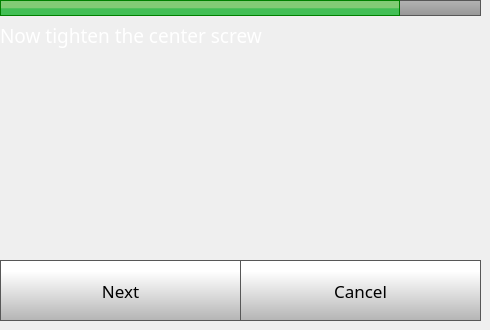
    <widget class="QWidget" name="step5Page">
     <widget class="QLabel" name="caliberateLabel_13">
      <property name="geometry">
       <rect>
        <x>0</x>
        <y>20</y>
        <width>481</width>
        <height>31</height>
       </rect>
      </property>
      <property name="font">
       <font>
        <family>Gotham</family>
        <pointsize>14</pointsize>
        <weight>50</weight>
        <bold>false</bold>
       </font>
      </property>
      <property name="styleSheet">
       <string notr="true">color: rgb(255, 255, 255);</string>
      </property>
      <property name="text">
       <string>Now tighten the center screw</string>
      </property>
      <property name="wordWrap">
       <bool>true</bool>
      </property>
     </widget>
     <widget class="QLabel" name="caliberateLabel_14">
      <property name="geometry">
       <rect>
        <x>0</x>
        <y>0</y>
        <width>400</width>
        <height>16</height>
       </rect>
      </property>
      <property name="font">
       <font>
        <family>Gotham</family>
        <pointsize>14</pointsize>
        <weight>50</weight>
        <bold>false</bold>
       </font>
      </property>
      <property name="styleSheet">
       <string notr="true">	background-color: qlineargradient(spread:pad, x1:0, y1:0.523, x2:0, y2:0.534, stop:0 rgba(130, 203, 117, 255), stop:1 rgba(66, 191, 85, 255));
border: 1px solid green;</string>
      </property>
      <property name="text">
       <string/>
      </property>
     </widget>
     <widget class="QPushButton" name="step5CancelButton">
      <property name="geometry">
       <rect>
        <x>240</x>
        <y>260</y>
        <width>241</width>
        <height>61</height>
       </rect>
      </property>
      <property name="font">
       <font>
        <family>Gotham</family>
        <pointsize>13</pointsize>
       </font>
      </property>
      <property name="styleSheet">
       <string notr="true">QPushButton {
     border: 1px solid rgb(87, 87, 87);
	background-color: qlineargradient(spread:pad, x1:0, y1:1, x2:0, y2:0.188, stop:0 rgba(180, 180, 180, 255), stop:1 rgba(255, 255, 255, 255));


}

QPushButton:pressed {
    background-color: qlineargradient(x1: 0, y1: 0, x2: 0, y2: 1,
                                      stop: 0 #dadbde, stop: 1 #f6f7fa);
}

QPushButton:flat {
    border: none; /* no border for a flat push button */
}

QPushButton:default {
    border-color: navy; /* make the default button prominent */
}

QPushButton:focus {
	outline: none;
}</string>
      </property>
      <property name="text">
       <string>Cancel</string>
      </property>
      <property name="iconSize">
       <size>
        <width>40</width>
        <height>40</height>
       </size>
      </property>
     </widget>
     <widget class="QPushButton" name="step5NextButton">
      <property name="geometry">
       <rect>
        <x>0</x>
        <y>260</y>
        <width>241</width>
        <height>61</height>
       </rect>
      </property>
      <property name="font">
       <font>
        <family>Gotham</family>
        <pointsize>13</pointsize>
       </font>
      </property>
      <property name="styleSheet">
       <string notr="true">QPushButton {
     border: 1px solid rgb(87, 87, 87);
	background-color: qlineargradient(spread:pad, x1:0, y1:1, x2:0, y2:0.188, stop:0 rgba(180, 180, 180, 255), stop:1 rgba(255, 255, 255, 255));


}

QPushButton:pressed {
    background-color: qlineargradient(x1: 0, y1: 0, x2: 0, y2: 1,
                                      stop: 0 #dadbde, stop: 1 #f6f7fa);
}

QPushButton:flat {
    border: none; /* no border for a flat push button */
}

QPushButton:default {
    border-color: navy; /* make the default button prominent */
}

QPushButton:focus {
	outline: none;
}</string>
      </property>
      <property name="text">
       <string>Next</string>
      </property>
      <property name="iconSize">
       <size>
        <width>40</width>
        <height>40</height>
       </size>
      </property>
     </widget>
     <widget class="QLabel" name="turnCenterLevelingScrewLabel">
      <property name="geometry">
       <rect>
        <x>60</x>
        <y>60</y>
        <width>360</width>
        <height>240</height>
       </rect>
      </property>
      <property name="styleSheet">
       <string notr="true">background-color: rgba(255, 255, 255, 0);</string>
      </property>
      <property name="text">
       <string/>
      </property>
      <property name="scaledContents">
       <bool>true</bool>
      </property>
     </widget>
     <widget class="QLabel" name="caliberateLabel_24">
      <property name="geometry">
       <rect>
        <x>0</x>
        <y>0</y>
        <width>481</width>
        <height>16</height>
       </rect>
      </property>
      <property name="font">
       <font>
        <family>Gotham</family>
        <pointsize>14</pointsize>
        <weight>50</weight>
        <bold>false</bold>
       </font>
      </property>
      <property name="styleSheet">
       <string notr="true">    border: 1px solid rgb(87, 87, 87);
 /*  border-bottom-left-radius: 10px;
 border-bottom-right-radius: 10px;*/
	background-color: qlineargradient(spread:pad, x1:0, y1:1, x2:0, y2:0, stop:0 rgba(150, 150, 150, 255), stop:1 rgba(180, 180, 180, 255));</string>
      </property>
      <property name="text">
       <string/>
      </property>
     </widget>
     <zorder>turnCenterLevelingScrewLabel</zorder>
     <zorder>caliberateLabel_24</zorder>
     <zorder>caliberateLabel_13</zorder>
     <zorder>caliberateLabel_14</zorder>
     <zorder>step5CancelButton</zorder>
     <zorder>step5NextButton</zorder>
    </widget>
